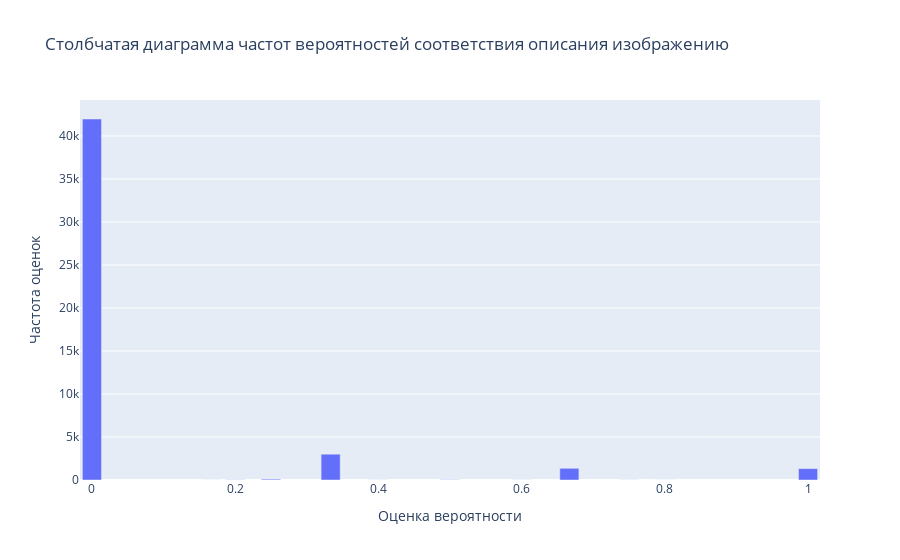

Notebook cell for this chart:
### Code cell
bar_chart = go.Bar(
    x=crowd_annot['portion'].value_counts().sort_index().index,
    y=crowd_annot['portion'].value_counts().sort_index().values)
layout = go.Layout(
    title='Столбчатая диаграмма частот вероятностей соответствия описания изображению',
    xaxis=dict(title='Оценка вероятности'),
    yaxis=dict(title='Частота оценок'))
fig = go.Figure(data=[bar_chart], layout=layout)
fig.show()

### Figure 1 — Plotly figure (JSON) as saved in the notebook; plotly's stock layout.template omitted (floating-point values rounded to 4 significant figures)
{"data": [{"type": "bar", "x": [0, 0.1667, 0.2, 0.25, 0.3333, 0.4, 0.5, 0.6, 0.6667, 0.75, 0.8, 1], "y": [41970, 3, 22, 96, 3000, 8, 27, 8, 1360, 9, 4, 1323]}], "layout": {"title": {"text": "Столбчатая диаграмма частот вероятностей соответствия описания изображению"}, "xaxis": {"title": {"text": "Оценка вероятности"}}, "yaxis": {"title": {"text": "Частота оценок"}}}}
